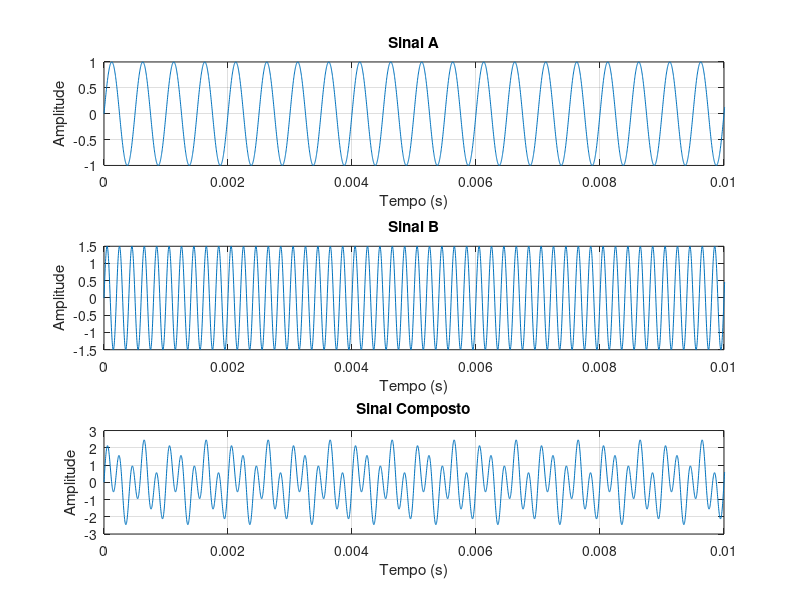
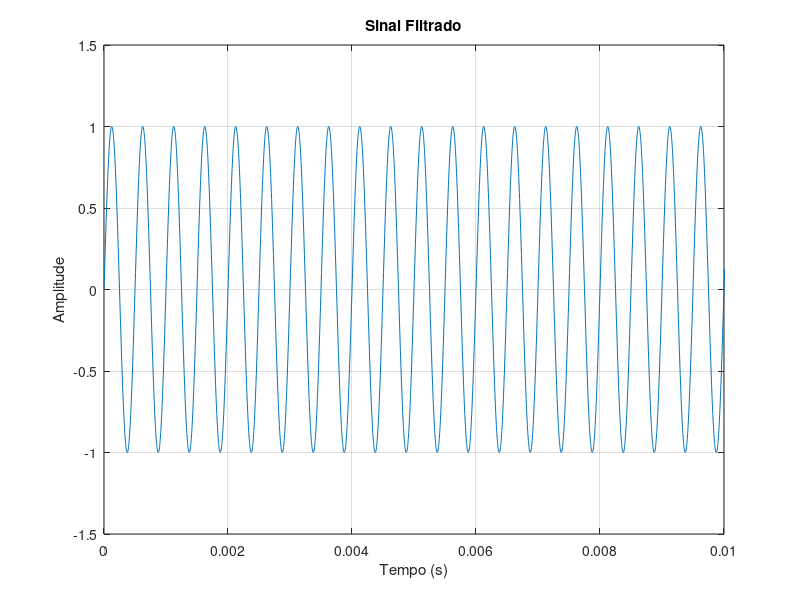
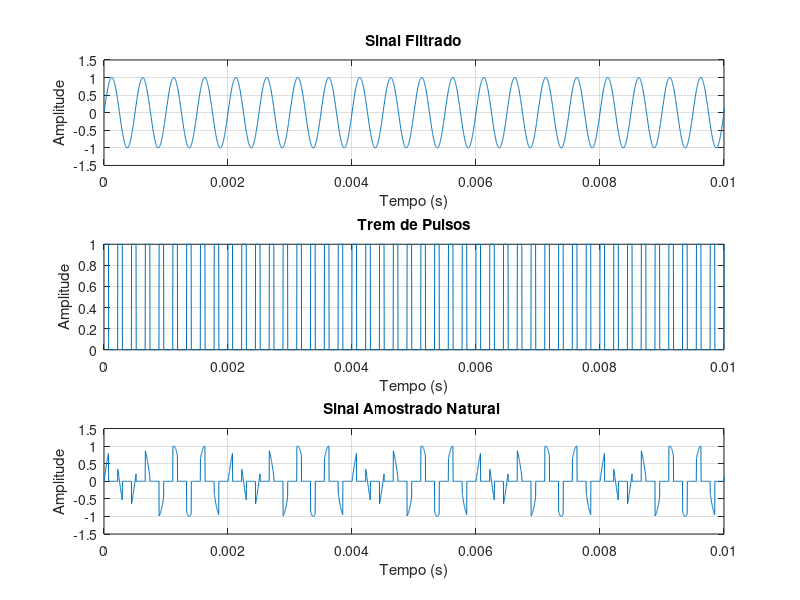
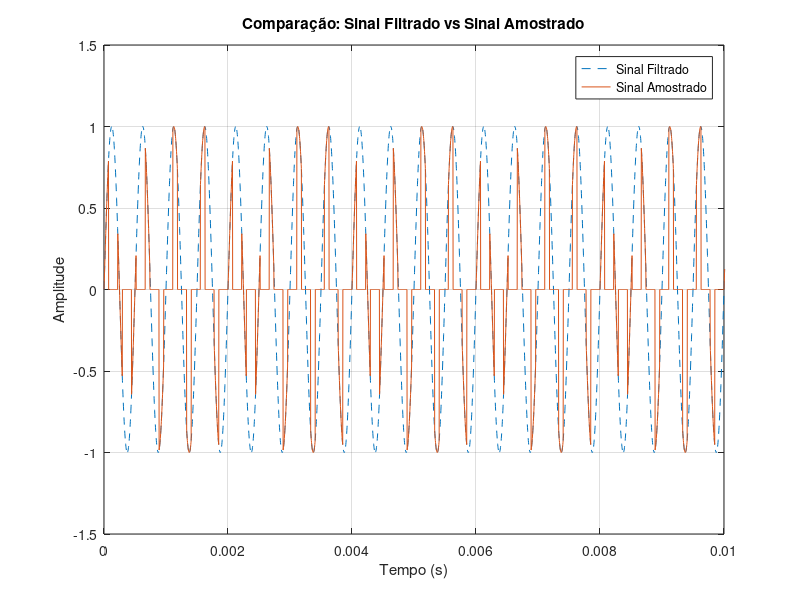

Write MATLAB code to recreate these figures, in order.
clear;
clc;
close all;

pkg load signal;

f1 = 2e3;        % Frequencia do Sinal A (util)
f2 = 5e3;        % Frequencia do Sinal B (fora da banda permitida)
A1 = 1.0;        % Amplitude do Sinal A
A2 = 1.5;        % Amplitude do Sinal B

fs = 4.5e3;        % Frequencia de amostragem
Ts = 1/fs;       % Periodo de amostragem
fAnalog = 360e3; % Frequencia da grade computacional (emula tempo continuo)
Ta = 1/fAnalog;  % Passo da grade computacional
tempoTotal = 1;  % Tempo total de simulação
t = 0:Ta:tempoTotal-Ta; % Grade computacional
nPAnalog = length(t);   % Total de pontos da grade
fCorte = 3e3;    % Frequencia de corte do filtro passa baixas anti aliasing

duty = 1/3;      % Duty cycle do pulso
d = duty*Ts;     % Largura do pulso em segundos

sinalA = A1*sin(2*pi*f1*t); % Sinal a ser amostrado
sinalB = A2*sin(2*pi*f2*t); % Sinal fora da banda
sinalComposto = sinalA + sinalB;

% Emulando um filtro ideal anti-aliasing
filtroIdeal = zeros(1,nPAnalog);

for i = 1:nPAnalog
    fAtual = (i-1)*(fAnalog/nPAnalog);

    if fAtual <= fCorte || fAtual >= (fAnalog-fCorte)
        filtroIdeal(i) = 1;
    else
        filtroIdeal(i) = 0;
    end
end

sinalCompostoFFT = fft(sinalComposto);
sinalFiltradoFFT = sinalCompostoFFT .* filtroIdeal;
sinalFiltrado = real(ifft(sinalFiltradoFFT));

% Figura 1: Sinais no tempo
figure;

subplot(3,1,1);
plot(t,sinalA);
grid on;
xlabel('Tempo (s)');
ylabel('Amplitude');
title('Sinal A');
xlim([0 0.01]);

subplot(3,1,2);
plot(t,sinalB);
grid on;
xlabel('Tempo (s)');
ylabel('Amplitude');
title('Sinal B');
xlim([0 0.01]);

subplot(3,1,3);
plot(t,sinalComposto);
grid on;
xlabel('Tempo (s)');
ylabel('Amplitude');
title('Sinal Composto');
xlim([0 0.01]);

saveas(gcf, sprintf('Natural_%gHz_01_Sinais_No_Tempo_A.png', fs));

figure;

subplot(1,1,1);
plot(t,sinalFiltrado);
grid on;
xlabel('Tempo (s)');
ylabel('Amplitude');
title('Sinal Filtrado');
xlim([0 0.01]);

saveas(gcf, sprintf('Natural_%gHz_01_Sinais_No_Tempo_B.png', fs));

kPasso = round(fAnalog / fs);
kPulso = round(duty * kPasso);

% Trem de pulsos retangulares para amostragem natural
tremPulsos = zeros(1,nPAnalog);
tremPulsos(mod(0:nPAnalog-1, kPasso) < kPulso) = 1;
dutyReal = mean(tremPulsos); % c0 medido do trem de pulsos

sinalAmostrado = sinalFiltrado .* tremPulsos; % Amostragem natural: x(t) * p(t)

% Figura 2: Processo de amostragem no tempo
figure;

subplot(3,1,1);
plot(t,sinalFiltrado);
grid on;
xlabel('Tempo (s)');
ylabel('Amplitude');
title('Sinal Filtrado');
xlim([0 0.01]);

subplot(3,1,2);
plot(t,tremPulsos);
grid on;
xlabel('Tempo (s)');
ylabel('Amplitude');
title('Trem de Pulsos');
xlim([0 0.01]);

subplot(3,1,3);
plot(t,sinalAmostrado);
grid on;
xlabel('Tempo (s)');
ylabel('Amplitude');
title('Sinal Amostrado Natural ');
xlim([0 0.01]);

saveas(gcf, sprintf('Natural_%gHz_02_Processo_De_Amostragem_A.png', fs));

figure;

subplot(1,1,1);
plot(t, sinalFiltrado, '--');
hold on;
plot(t, sinalAmostrado);
grid on;
xlabel('Tempo (s)');
ylabel('Amplitude');
title('Comparação: Sinal Filtrado vs Sinal Amostrado');
legend('Sinal Filtrado', 'Sinal Amostrado');
xlim([0 0.01]);
hold off;

saveas(gcf, sprintf('Natural_%gHz_02_Processo_De_Amostragem_B.png', fs));

f = (-nPAnalog/2:nPAnalog/2-1)*(fAnalog/nPAnalog);

sinalFiltradoFFT_plot = fftshift(fft(sinalFiltrado))/nPAnalog;
tremPulsosFFT_plot = fftshift(fft(tremPulsos))/nPAnalog;
sinalAmostradoFFT_plot = fftshift(fft(sinalAmostrado))/nPAnalog;

magFiltrado = abs(sinalFiltradoFFT_plot);
faseFiltrado = angle(sinalFiltradoFFT_plot) * (180/pi);
faseFiltrado(magFiltrado < 0.01 * max(magFiltrado)) = 0;

magTrem = abs(tremPulsosFFT_plot);

magAmostrado = abs(sinalAmostradoFFT_plot);
faseAmostrado = angle(sinalAmostradoFFT_plot) * (180/pi);
faseAmostrado(magAmostrado < 0.01 * max(magAmostrado)) = 0;

% Figura 3: Espectro do sinal - Parte Imaginária
figure;

subplot(2,1,1);
stem(f,imag(sinalFiltradoFFT_plot),'.');
grid on;
xlabel('Frequência (Hz)');
ylabel('Amplitude');
title('Espectro do sinal - Sinal Filtrado');
xlim([-10000 10000]);
xticks(-10000:2000:10000);

subplot(2,1,2);
stem(f,imag(sinalAmostradoFFT_plot),'.');
grid on;
xlabel('Frequência (Hz)');
ylabel('Amplitude');
title('Espectro do sinal - Sinal Amostrado');
xlim([-5*fs 5*fs]);
xticks(-5*fs : fs : 5*fs);

saveas(gcf, sprintf('Natural_%gHz_03_Espectros_Do_Sinal_Imag.png', fs));

% Figura 4: Espectros de Magnitude (3 subplots)
figure;

subplot(3,1,1);
stem(f,magFiltrado,'.');
grid on;
xlabel('Frequência (Hz)');
ylabel('Magnitude');
title('Espectro de Magnitude - Sinal Filtrado');
xlim([-10000 10000]);
xticks(-10000:2000:10000);

subplot(3,1,2);
stem(f,magTrem,'.');
grid on;
xlabel('Frequência (Hz)');
ylabel('Magnitude');
title('Espectro de Magnitude - Trem de Pulsos');
xlim([-5*fs 5*fs]);
xticks(-5*fs : fs : 5*fs);

subplot(3,1,3);
stem(f,magAmostrado,'.');
grid on;
xlabel('Frequência (Hz)');
ylabel('Magnitude');
title('Espectro de Magnitude - Sinal Amostrado');
xlim([-5*fs 5*fs]);
xticks(-5*fs : fs : 5*fs);

saveas(gcf, sprintf('Natural_%gHz_04_Espectros_De_Magnitude.png', fs));

% Figura 5: Espectros de Fase (2 subplots)
figure;

subplot(2,1,1);
stem(f,faseFiltrado,'.');
grid on;
xlabel('Frequência (Hz)');
ylabel('Fase (graus)');
title('Espectro de Fase - Sinal Filtrado');
xlim([-10000 10000]);
xticks(-10000:2000:10000);
ylim([-180 180]);
yticks(-180:90:180);

subplot(2,1,2);
stem(f,faseAmostrado,'.');
grid on;
xlabel('Frequência (Hz)');
ylabel('Fase (graus)');
title('Espectro de Fase - Sinal Amostrado');
xlim([-5*fs 5*fs]);
xticks(-5*fs : fs : 5*fs);
ylim([-180 180]);
yticks(-180:45:180);

saveas(gcf, sprintf('Natural_%gHz_05_Espectros_De_Fase.png', fs));

% Reconstrução por filtro passa-baixas ideal
fCorteReconstrucao = fs/2;
filtroReconstrucao = zeros(1,nPAnalog);

for i = 1:nPAnalog
    fAtual = (i-1)*(fAnalog/nPAnalog);
    if fAtual <= fCorteReconstrucao || fAtual >= (fAnalog-fCorteReconstrucao)
        filtroReconstrucao(i) = 1;
    else
        filtroReconstrucao(i) = 0;
    end
end

sinalReconstruidoFFT = fft(sinalAmostrado) .* filtroReconstrucao / dutyReal;
sinalReconstruido = real(ifft(sinalReconstruidoFFT));

filtroReconstrucaoPlot = fftshift(filtroReconstrucao);
sinalReconstruidoFFT_plot = fftshift(sinalReconstruidoFFT)/nPAnalog;

% Figura 6: Etapa de Reconstrução e Comparação
figure;

subplot(3,1,1);
stem(f,imag(sinalAmostradoFFT_plot),'.');
grid on;
xlabel('Frequência (Hz)');
ylabel('Amplitude');
title('Espectro do sinal - Sinal Amostrado');
xlim([-5*fs 5*fs]);
xticks(-5*fs : fs : 5*fs);

subplot(3,1,2);
plot(f,filtroReconstrucaoPlot);
grid on;
xlabel('Frequência (Hz)');
ylabel('Ganho');
title('Filtro Ideal de Reconstrução');
xlim([-5*fs 5*fs]);
xticks(-5*fs : fs : 5*fs);
ylim([-0.2 1.2]);

subplot(3,1,3);
stem(f,imag(sinalReconstruidoFFT_plot),'.');
grid on;
xlabel('Frequência (Hz)');
ylabel('Amplitude');
title('Espectro do sinal - Sinal Reconstruído');
xlim([-5*fs 5*fs]);
xticks(-5*fs : fs : 5*fs);

saveas(gcf, sprintf('Natural_%gHz_06_Reconstrucao_E_Comparacao_A.png', fs));

figure;

subplot(1,1,1);
plot(t, sinalFiltrado,'DisplayName', 'Sinal Filtrado');
hold on;
plot(t, sinalReconstruido, '--','DisplayName', 'Sinal Reconstruído');
grid on;
xlabel('Tempo (s)');
ylabel('Amplitude');
title('Comparação: Sinal Filtrado vs Sinal Reconstruído');
xlim([0 0.01]);
legend('Location', 'northeast');
hold off;

saveas(gcf, sprintf('Natural_%gHz_06_Reconstrucao_E_Comparacao_B.png', fs));
